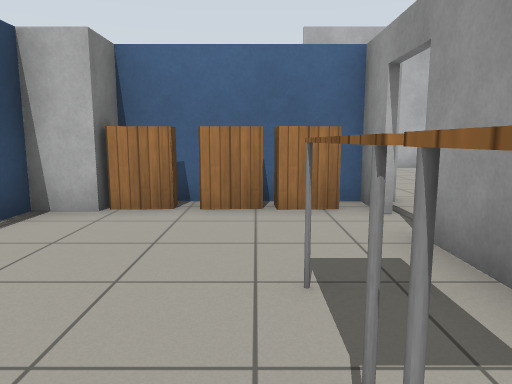
[1] (above)

17 first-person views from a walk through a world built for the Gazebo simulator. The camera is 1 m above the floor, tilts 8° down and sees 70° across. The floor is counted in squares, 1 m on a side. Each view is taken from the middle of a square. On the plan, view 1 faces up. The plan holds only what a view shows up to about 13 squares ahead; the rest is blank. Simple patterns stand in for the simulator's built-in surfaces.

[2]
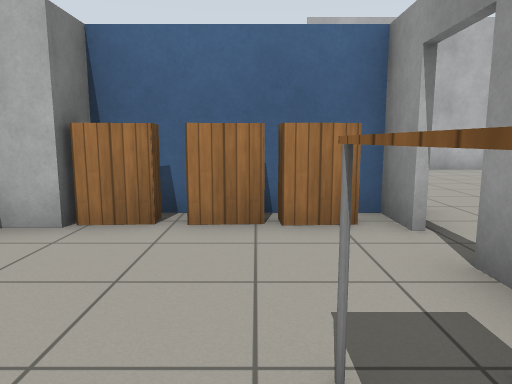

[3]
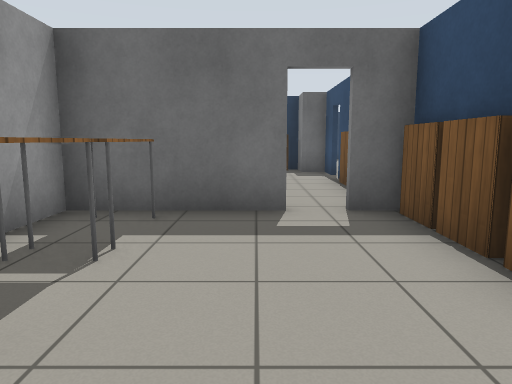

[4]
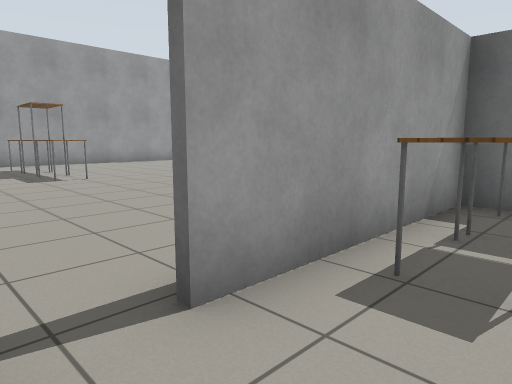

[5]
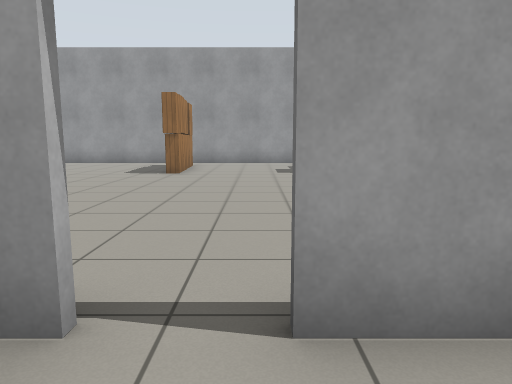

[6]
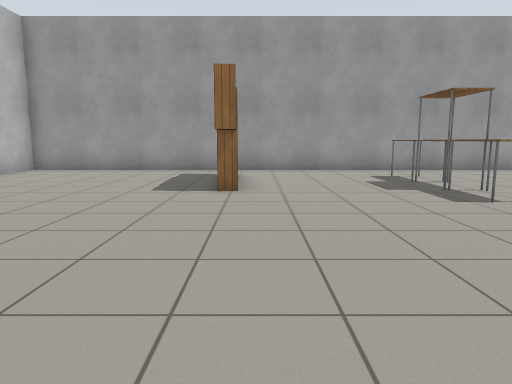

[7]
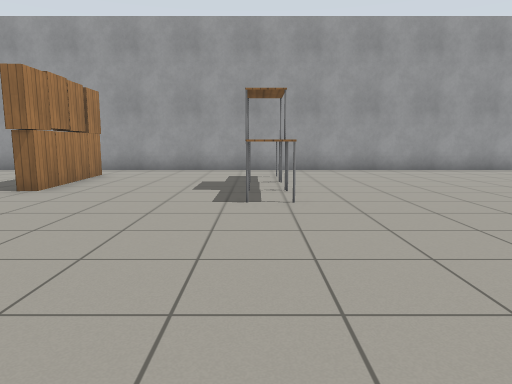

[8]
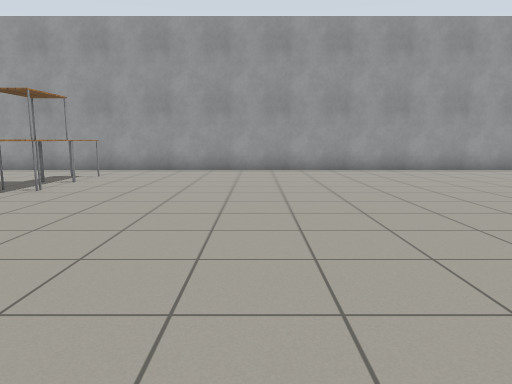

[9]
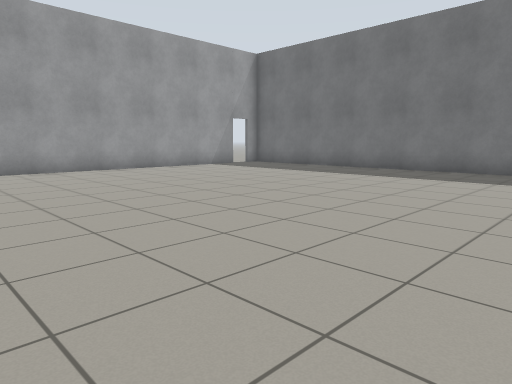

[10]
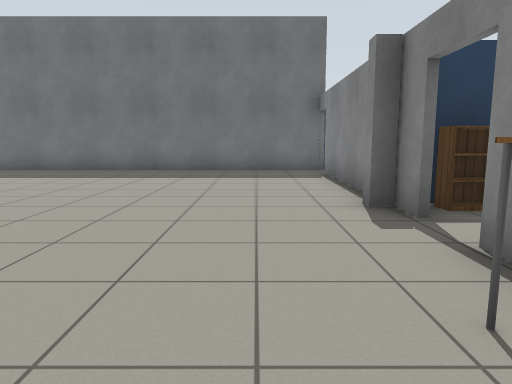

[11]
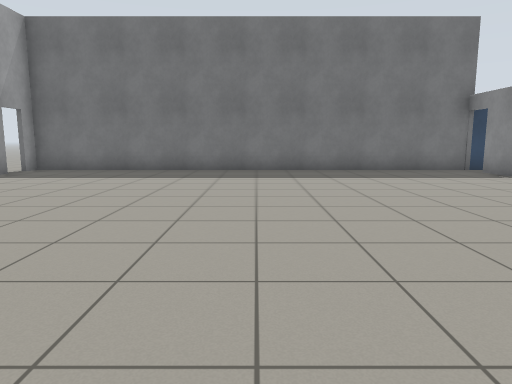

[12]
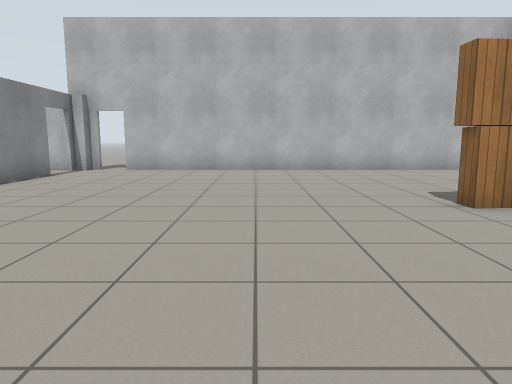

[13]
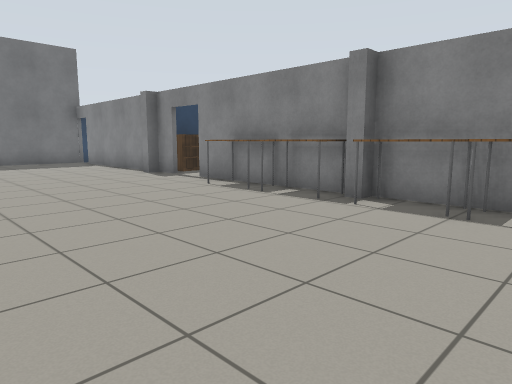

[14]
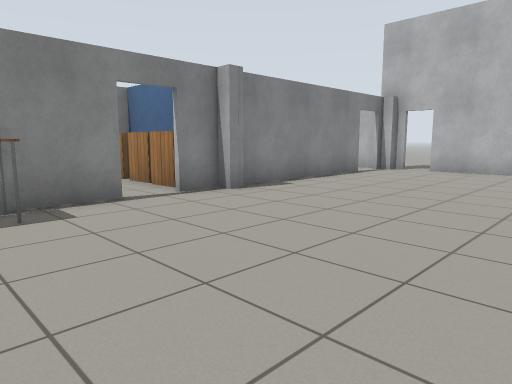

[15]
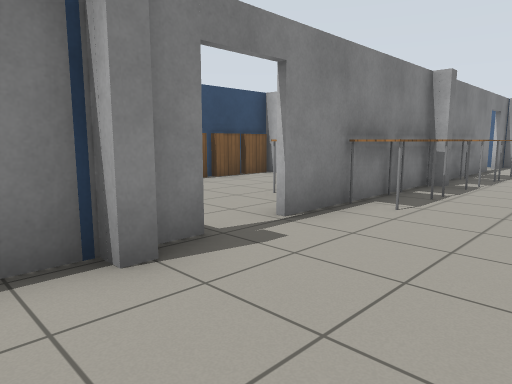

[16]
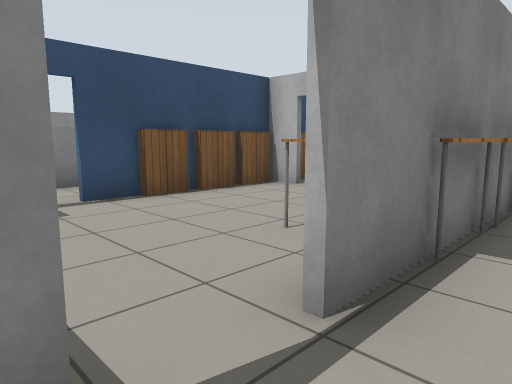

[17]
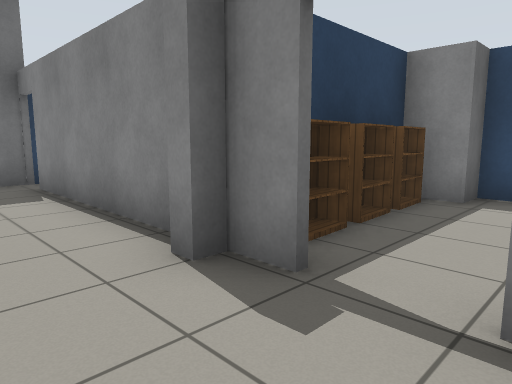

### Floor plan
Points are (right, up) in squares from view 1. A wall is a line through its corners. A room is listed if a view was taken in it or the views show most of it. See-through windows are left out.
Room 1 (views 1, 2, 3, 4, 5)
walls: (-1.5, -1.2) (1.7, -1.2) (1.7, -0.4); (1.7, 1.5) (1.7, 3.9); (1.7, 4.9) (1.7, 6) (-2.2, 6) (-2.2, 5.1) (-3.2, 5.1) (-3.2, 4.5)
ways out: open door at (-2, -1) to room 2; open door at (2, 4.5) to room 2; open door at (-3, 4)
objects: bookshelf (-3, 0) to (-3, 1); bookshelf (-3, 2); bookshelf (-2, 5); bookshelf (0, 6); table (1, 0) to (1, 1); table (1, 2); bookshelf (1, 5)
Room 2 (views 6, 7, 8, 9, 10, 11, 12, 13, 14, 15, 16, 17)
walls: (2.3, -1.5) (1.8, -1.5); (1.9, -1.2) (2.4, -1.2); (1.9, -0.4) (1.9, -6.4); (1.9, 3.9) (1.9, 1.4); (1.9, -7.6) (1.9, -8.5); (1.9, 6) (1.9, 4.9); (2.3, 6.4) (2.3, 6); (2.3, -8.5) (2.3, -8.8); (1.9, -8.8) (1.9, -14.6); (-3.2, -4.5) (-3.2, -5.9); (-2.5, -7.7) (-2.5, -8.8) (1.2, -8.8); (-3.2, -6.6) (-3.2, -7.7); (16.5, -11.9) (16.5, 13.6) (3.5, 13.6); (1.9, 11.9) (1.9, 6.6); (2.8, 13.6) (2.3, 13.6) (2.3, 13.2); (1.1, -15.6) (16.5, -15.6) (16.5, -14.9)
ways out: open door at (-2, -1) to room 1; open door at (2, 4.5) to room 1; open door at (-3, -6); open door at (2, -15); open door at (2, -7); open door at (2, 12.5); open door at (3, 14); open door at (17, -14.5)
objects: bookshelf (-3, -4); bookshelf (-3, -3); bookshelf (-3, -2); bookshelf (-3, -1); bookshelf (-1, -8); bookshelf (0, -8); table (0, -5) to (1, -3); bookshelf (1, -8); table (2, -4) to (3, -3); table (2, -2) to (3, -2); table (2, -1) to (3, 0); table (2, 1) to (3, 2); table (10, 2) to (11, 2); bookshelf (11, 7) to (12, 7); table (12, 2); bookshelf (12, 6); table (13, 2); bookshelf (13, 6); bookshelf (13, 7); table (14, 2); bookshelf (14, 7); bookshelf (15, 7)

Positions as (right, up) in squares from view 1, and headings:
1: (0, 0), facing up
2: (0, 1), facing up
3: (-1, 4), facing down
4: (0, 5), facing down-right
5: (0, 4), facing right
6: (4, 6), facing right
7: (4, 2), facing right
8: (4, -3), facing right
9: (4, -3), facing down-right
10: (4, -3), facing down
11: (9, -3), facing down
12: (8, 1), facing up
13: (8, 2), facing down-left
14: (8, 1), facing up-left
15: (5, -10), facing up-left
16: (3, -8), facing up-left
17: (4, -6), facing down-left
